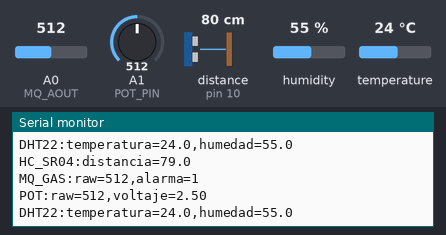
The sketch below on a simulated Arduino Uno, built with avr-gcc and run on an emulated ATmega328P. Shown: the last lines printed to the serial monitor. Wiring (from diagram.json): ultrasonic range finder: trigger pin 9; echo pin 10. The test bench sets the inputs (shaded band); at power-on: distance to the obstacle (sensor on pin 10) 80 cm, humidity 55 %, A0 (MQ_AOUT) = 512, A1 (POT_PIN) = 512, temperature 24 °C. The echo pulse lasts 58.3 µs per cm.

Above: at 10.8 s.
10.9 s: distance to the obstacle (sensor on pin 10) set to 2 cm
20.9 s: humidity set to 22 %
At 30.7 s:
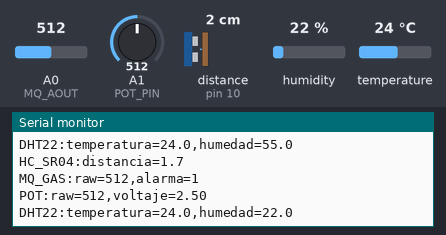
30.9 s: A0 (MQ_AOUT) set to 716
At 40.7 s:
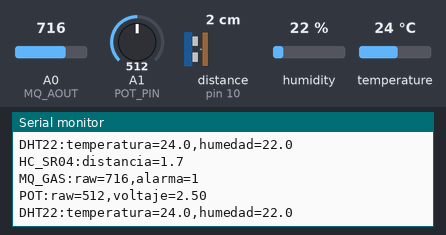
40.9 s: A1 (POT_PIN) set to 716
At 50.7 s:
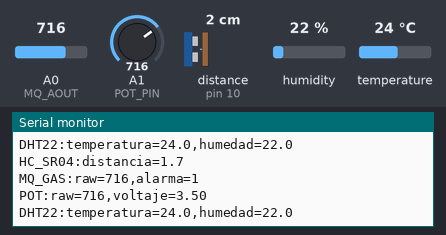
50.9 s: temperature set to 12 °C
At 60.8 s:
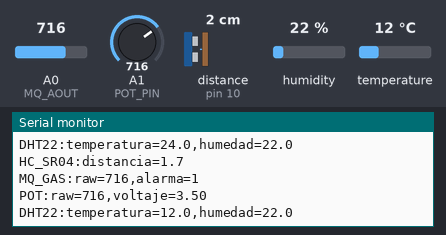
60.9 s: distance to the obstacle (sensor on pin 10) set to 4 cm
Timing chart, 0 to 63.9 s (numbered marks = the images above; inputs shaded):
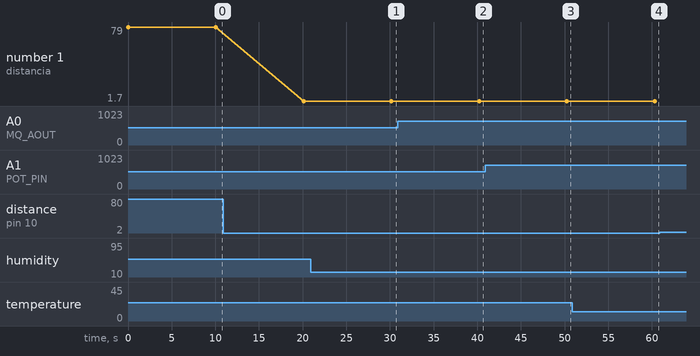

The sketch:

sketch.ino
```cpp
#include <DHT.h>

// ── Pines HC-SR04 ─────────────────────────
#define TRIG_PIN    9
#define ECHO_PIN    10

// ── Pines Sensor MQ ───────────────────────
#define MQ_AOUT     A0
#define MQ_DOUT     2

// Umbrales con histeresis para alarma de gas (raw ADC 0-1023)
#define MQ_RAW_ALARM_ON   500
#define MQ_RAW_ALARM_OFF  300

// ── Pin Potenciómetro ─────────────────────
#define POT_PIN     A1

// ── Pines DHT22 ───────────────────────────
#define DHT_PIN     4
#define DHT_TYPE    DHT22

DHT dht(DHT_PIN, DHT_TYPE);

bool mqAlarmState = false;

// ─────────────────────────────────────────
void setup() {
  Serial.begin(9600);

  pinMode(TRIG_PIN, OUTPUT);
  pinMode(ECHO_PIN, INPUT);
  pinMode(MQ_DOUT, INPUT);

  dht.begin();
}

// ── Función: HC-SR04 → distancia en cm ───
float leerDistancia() {
  digitalWrite(TRIG_PIN, LOW);
  delayMicroseconds(2);
  digitalWrite(TRIG_PIN, HIGH);
  delayMicroseconds(10);
  digitalWrite(TRIG_PIN, LOW);

  long duracion = pulseIn(ECHO_PIN, HIGH);
  float distancia = duracion * 0.034 / 2.0;
  return distancia;
}

// ─────────────────────────────────────────
void loop() {

  // ── HC-SR04 ──────────────────────────────
  float distancia = leerDistancia();
  Serial.print("HC_SR04:distancia=");
  Serial.println(distancia, 1);

  // ── Sensor MQ ────────────────────────────
  int  mq_raw    = analogRead(MQ_AOUT);

  // Alarma basada en raw con histeresis para evitar estados pegados.
  if (mq_raw >= MQ_RAW_ALARM_ON) {
    mqAlarmState = true;
  } else if (mq_raw <= MQ_RAW_ALARM_OFF) {
    mqAlarmState = false;
  }

  bool mq_alarma = mqAlarmState;
  Serial.print("MQ_GAS:raw=");
  Serial.print(mq_raw);
  Serial.print(",alarma=");
  Serial.println(mq_alarma ? "1" : "0");

  // ── Potenciómetro ─────────────────────────
  int   pot_raw  = analogRead(POT_PIN);
  float pot_volt = pot_raw * (5.0 / 1023.0);
  Serial.print("POT:raw=");
  Serial.print(pot_raw);
  Serial.print(",voltaje=");
  Serial.println(pot_volt, 2);

  // ── DHT22 ────────────────────────────────
  float humedad     = dht.readHumidity();
  float temperatura = dht.readTemperature();

  if (!isnan(humedad) && !isnan(temperatura)) {
    Serial.print("DHT22:temperatura=");
    Serial.print(temperatura, 1);
    Serial.print(",humedad=");
    Serial.println(humedad, 1);
  } else {
    Serial.println("DHT22:error=1");
  }

  delay(10000);
}
```

Measured:
- after the input at 20.9 s, the serial monitor: prints a new line after 9.3 s (image 1)
- after the input at 30.9 s, the serial monitor: prints a new line after 9.3 s (image 2)
- after the input at 40.9 s, the serial monitor: prints a new line after 9.4 s (image 3)
- after the input at 50.9 s, the serial monitor: prints a new line after 9.5 s (image 4)
- plotted number 1: 79 → 1.7 after the input at 10.9 s, 1.7 → 3.7 after the input at 60.9 s
